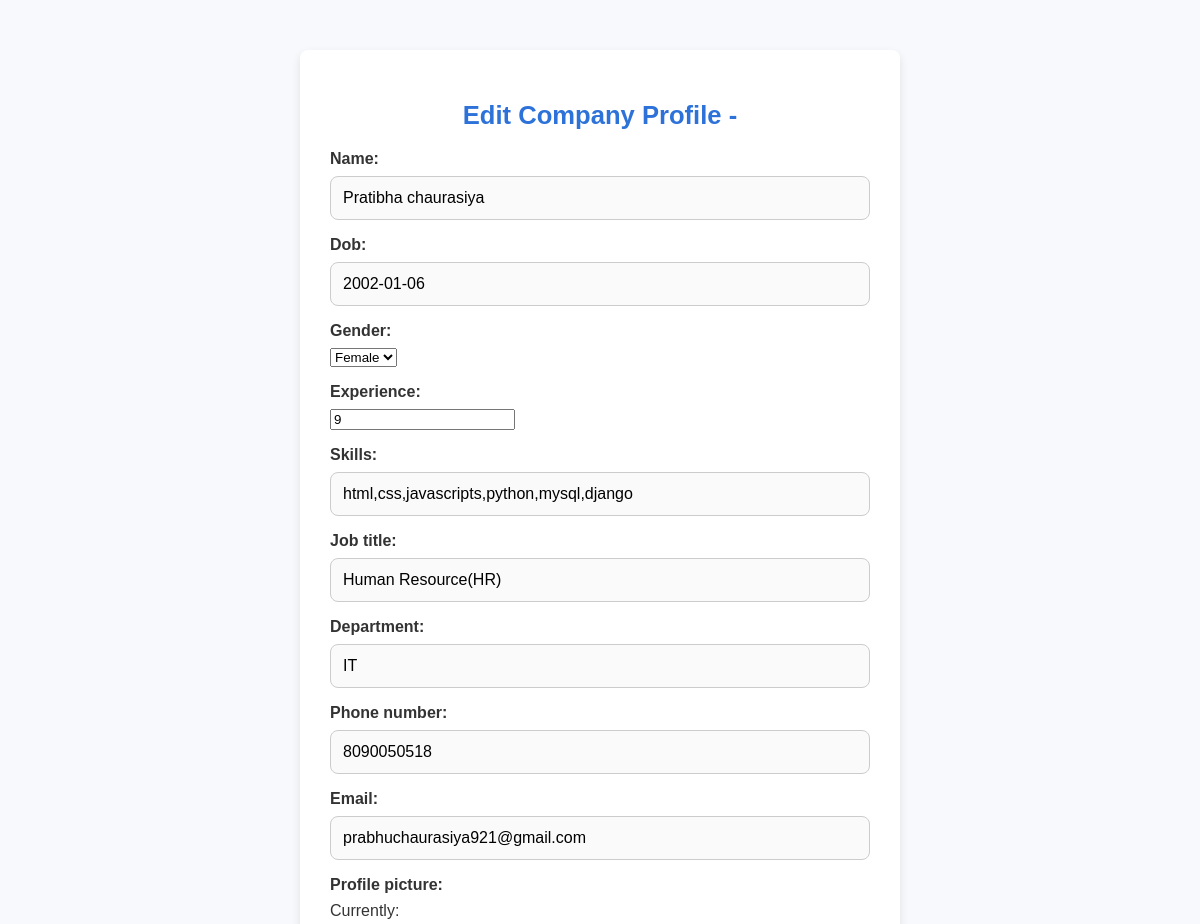
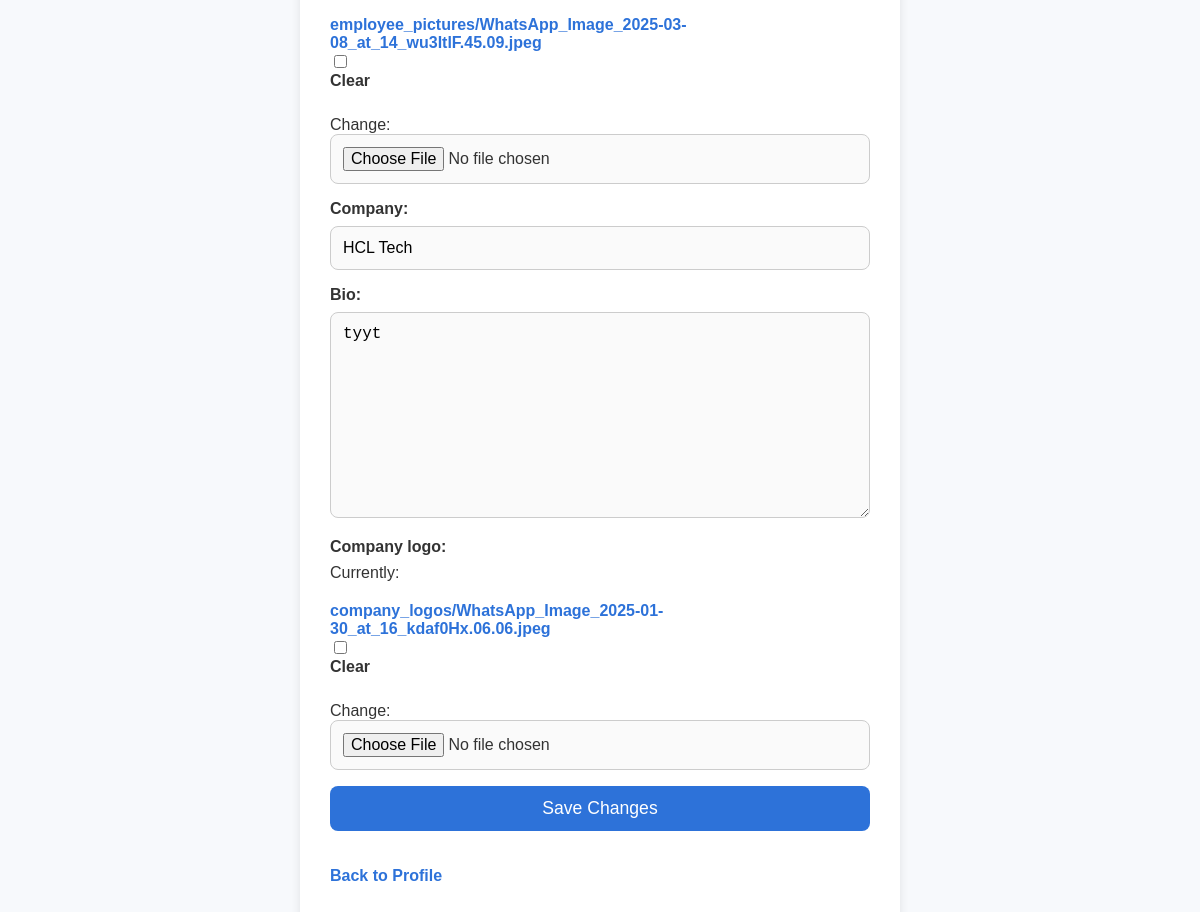
/edit-company-profile/ (signed in), run on the app's committed database (2 pictures, top to bottom).
### jobs/models.py (models this page shows, shortened)
class Employer(models.Model):
    user = models.OneToOneField(User, on_delete=models.CASCADE)
    name = models.CharField(max_length=100)
    dob = models.DateField(null=True, blank=True)  # Date of Birth
    gender = models.CharField(max_length=10, choices=[('Male', 'Male'), ('Female', 'Female'), ('Other', 'Other')], blank=True)
    experience = models.IntegerField(default=0)  # Default value set to 0 years
    skills = models.CharField(max_length=100)
    job_title = models.CharField(max_length=100, blank=True)
    department = models.CharField(max_length=100, blank=True)
    phone_number = models.CharField(max_length=15, blank=True)
    email = models.EmailField(blank=True, null=True)
    profile_picture = models.ImageField(upload_to='employee_pictures/', blank=True, null=True)
    bio = models.TextField(blank=True, null=True)
    company = models.CharField(max_length=100)
    company_logo = models.ImageField(upload_to='company_logos/', blank=True, null=True)

### jobs/views.py (the view)
# urls.py: path('edit-company-profile/', views.edit_company_profile, name='edit_company_profile'),  # Employer Profile Edit
@login_required
def edit_company_profile(request):
    employer = request.user.employer
    if request.method == 'POST':
        form = EmployerProfileForm(request.POST, request.FILES, instance=employer)
        if form.is_valid():
            form.save()
            return redirect('employer_profile')
    else:
        form = EmployerProfileForm(instance=employer)
    return render(request, 'edit_company_profile.html', {'form': form})

### jobs/forms.py (shortened to what this page needs)
class EmployerProfileForm(forms.ModelForm):
    class Meta:
        model = Employer
        fields = [
            'name',
            'dob',
            'gender',
            'experience',
            'skills',
            'job_title',
            'department',
            'phone_number',
            'email',
            'profile_picture',
            'company',
            'bio',
            'company_logo',
        ]

### jobs/templates/edit_company_profile.html (shortened to what this page needs)
<!DOCTYPE html>
<html lang="en">
<head>
</head>
<body>
    <div class="form-container">
        <h2>Edit Company Profile - {{ request.user.employer.company_name }}</h2>
        <form method="post" enctype="multipart/form-data">
            {{ form.as_p }}
            <button type="submit">Save Changes</button>
        </form>
        <p><a href="{% url 'employer_profile' %}">Back to Profile</a></p>
    </div>
</body>
</html>

### jobs/templates/edit_company_profile.html (style rules this page uses)
body { margin: 0; padding: 0; font-family: Arial, sans-serif; background-color: #f7f9fc; display: flex; justify-content: center; align-items: flex-start; height: 100vh; color: #333; }
.form-container { background: #ffffff; padding: 30px; border-radius: 8px; box-shadow: 0px 4px 10px rgba(0, 0, 0, 0.1); width: 100%; max-width: 600px; margin-top: 50px; box-sizing: border-box; }
h2 { text-align: center; margin-bottom: 20px; color: #2d72d9; font-size: 1.6rem; }
label { display: block; margin-bottom: 8px; font-weight: bold; font-size: 1rem; color: #333; }
input[type="text"], input[type="email"], input[type="file"], textarea { width: 100%; padding: 12px; font-size: 1rem; border: 1px solid #ccc; border-radius: 8px; box-sizing: border-box; background-color: #fafafa; }
textarea { resize: vertical; min-height: 150px; }
button[type="submit"] { width: 100%; padding: 12px; font-size: 1.1rem; background-color: #2d72d9; color: #fff; border: none; border-radius: 8px; cursor: pointer; transition: background-color 0.3s; }
a { color: #2d72d9; text-decoration: none; font-weight: bold; display: inline-block; margin-top: 20px; }

### data on the page
Employer: name "Pratibha chaurasiya", dob "2002-01-06", gender "Female", experience "9", skills "html,css,javascripts,python,mysql,django", job_title "Human Resource(HR)", department "IT", phone_number "8090050518", email "prabhuchaurasiya921@gmail.com", company "HCL Tech", bio "tyyt"
